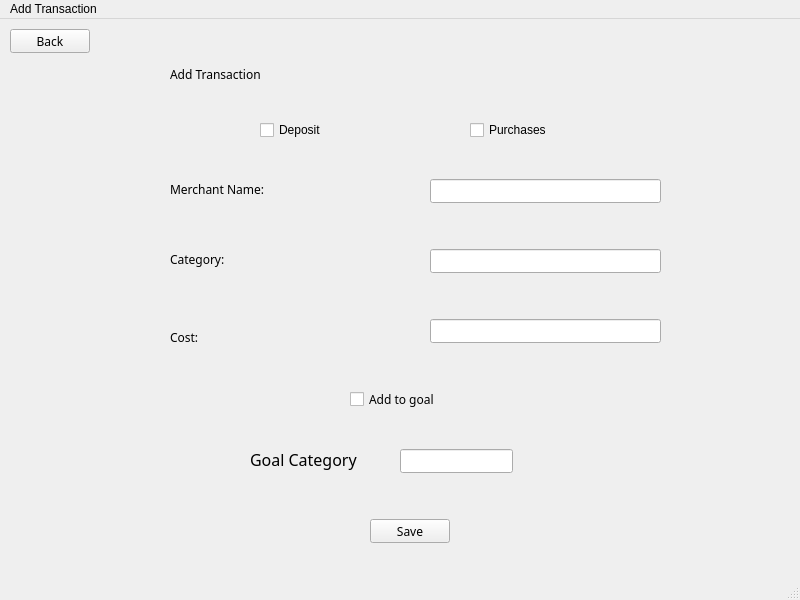
<?xml version="1.0" encoding="UTF-8"?>
<ui version="4.0">
 <class>atransaction</class>
 <widget class="QMainWindow" name="atransaction">
  <property name="geometry">
   <rect>
    <x>0</x>
    <y>0</y>
    <width>800</width>
    <height>600</height>
   </rect>
  </property>
  <property name="windowTitle">
   <string>MainWindow</string>
  </property>
  <widget class="QWidget" name="centralwidget">
   <widget class="QLabel" name="label">
    <property name="geometry">
     <rect>
      <x>170</x>
      <y>160</y>
      <width>161</width>
      <height>21</height>
     </rect>
    </property>
    <property name="font">
     <font>
      <family>Cascadia Code</family>
     </font>
    </property>
    <property name="text">
     <string>Merchant Name:</string>
    </property>
   </widget>
   <widget class="QLabel" name="label_2">
    <property name="geometry">
     <rect>
      <x>170</x>
      <y>230</y>
      <width>101</width>
      <height>21</height>
     </rect>
    </property>
    <property name="font">
     <font>
      <family>Cascadia Code</family>
     </font>
    </property>
    <property name="text">
     <string>Category: </string>
    </property>
   </widget>
   <widget class="QLabel" name="label_3">
    <property name="geometry">
     <rect>
      <x>170</x>
      <y>310</y>
      <width>49</width>
      <height>16</height>
     </rect>
    </property>
    <property name="font">
     <font>
      <family>Cascadia Code</family>
     </font>
    </property>
    <property name="text">
     <string>Cost:</string>
    </property>
   </widget>
   <widget class="QPushButton" name="pushButton">
    <property name="geometry">
     <rect>
      <x>10</x>
      <y>10</y>
      <width>80</width>
      <height>24</height>
     </rect>
    </property>
    <property name="font">
     <font>
      <family>Cascadia Code</family>
     </font>
    </property>
    <property name="text">
     <string>Back</string>
    </property>
   </widget>
   <widget class="QPushButton" name="pushButton_2">
    <property name="geometry">
     <rect>
      <x>370</x>
      <y>500</y>
      <width>80</width>
      <height>24</height>
     </rect>
    </property>
    <property name="font">
     <font>
      <family>Cascadia Code</family>
     </font>
    </property>
    <property name="text">
     <string>Save</string>
    </property>
   </widget>
   <widget class="QLabel" name="label_4">
    <property name="geometry">
     <rect>
      <x>170</x>
      <y>10</y>
      <width>481</width>
      <height>91</height>
     </rect>
    </property>
    <property name="font">
     <font>
      <family>Cascadia Code</family>
      <pointsize>9</pointsize>
     </font>
    </property>
    <property name="text">
     <string>Add Transaction</string>
    </property>
   </widget>
   <widget class="QLineEdit" name="lineEdit">
    <property name="geometry">
     <rect>
      <x>430</x>
      <y>160</y>
      <width>231</width>
      <height>24</height>
     </rect>
    </property>
    <property name="font">
     <font>
      <family>Cascadia Code</family>
     </font>
    </property>
   </widget>
   <widget class="QLineEdit" name="lineEdit_2">
    <property name="geometry">
     <rect>
      <x>430</x>
      <y>300</y>
      <width>231</width>
      <height>24</height>
     </rect>
    </property>
    <property name="font">
     <font>
      <family>Cascadia Code</family>
     </font>
    </property>
   </widget>
   <widget class="QLineEdit" name="lineEdit_3">
    <property name="geometry">
     <rect>
      <x>430</x>
      <y>230</y>
      <width>231</width>
      <height>24</height>
     </rect>
    </property>
    <property name="font">
     <font>
      <family>Cascadia Code</family>
     </font>
    </property>
   </widget>
   <widget class="QCheckBox" name="checkBox">
    <property name="geometry">
     <rect>
      <x>350</x>
      <y>370</y>
      <width>351</width>
      <height>21</height>
     </rect>
    </property>
    <property name="font">
     <font>
      <family>Cascadia Code</family>
     </font>
    </property>
    <property name="text">
     <string>Add to goal</string>
    </property>
   </widget>
   <widget class="QLineEdit" name="lineEdit_4">
    <property name="geometry">
     <rect>
      <x>400</x>
      <y>430</y>
      <width>113</width>
      <height>24</height>
     </rect>
    </property>
   </widget>
   <widget class="QLabel" name="label_5">
    <property name="geometry">
     <rect>
      <x>250</x>
      <y>430</y>
      <width>131</width>
      <height>21</height>
     </rect>
    </property>
    <property name="font">
     <font>
      <family>Cascadia Code</family>
      <pointsize>12</pointsize>
     </font>
    </property>
    <property name="text">
     <string>Goal Category</string>
    </property>
   </widget>
   <widget class="QCheckBox" name="checkBox_2">
    <property name="geometry">
     <rect>
      <x>260</x>
      <y>100</y>
      <width>191</width>
      <height>22</height>
     </rect>
    </property>
    <property name="text">
     <string>Deposit</string>
    </property>
   </widget>
   <widget class="QCheckBox" name="checkBox_3">
    <property name="geometry">
     <rect>
      <x>470</x>
      <y>100</y>
      <width>251</width>
      <height>22</height>
     </rect>
    </property>
    <property name="text">
     <string>Purchases</string>
    </property>
   </widget>
  </widget>
  <widget class="QMenuBar" name="menubar">
   <property name="geometry">
    <rect>
     <x>0</x>
     <y>0</y>
     <width>800</width>
     <height>21</height>
    </rect>
   </property>
   <widget class="QMenu" name="menuAdd_Transaction">
    <property name="title">
     <string>Add Transaction</string>
    </property>
   </widget>
   <addaction name="menuAdd_Transaction"/>
  </widget>
  <widget class="QStatusBar" name="statusbar"/>
 </widget>
 <resources/>
 <connections/>
</ui>
